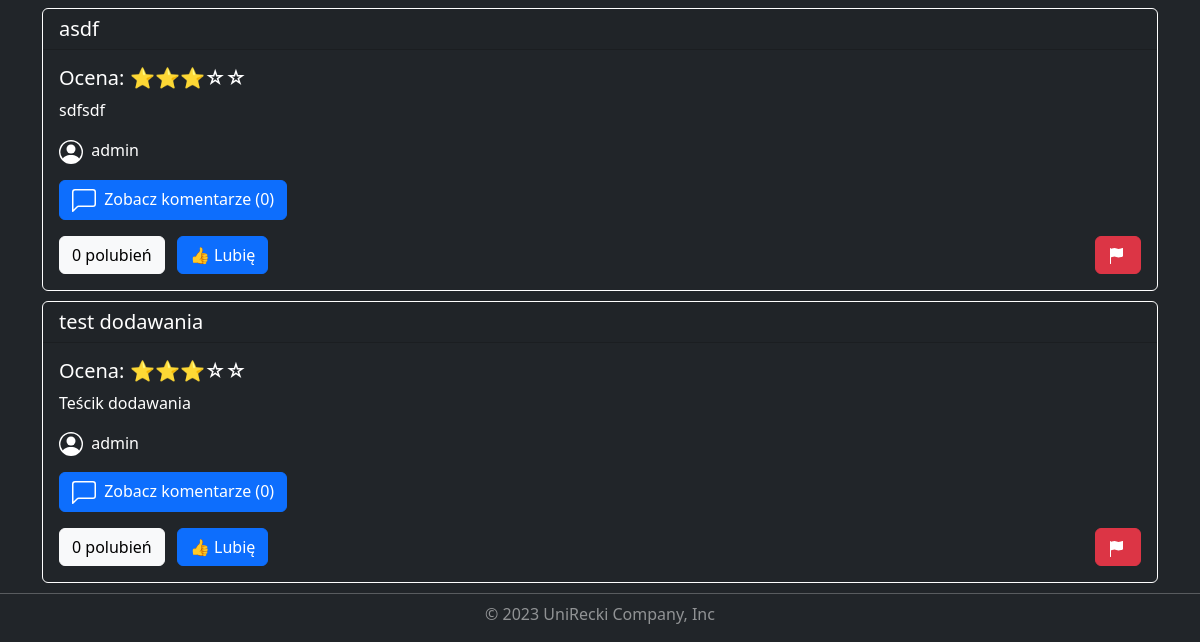
The page /university/2/ (lower part) on the database as committed earlier.
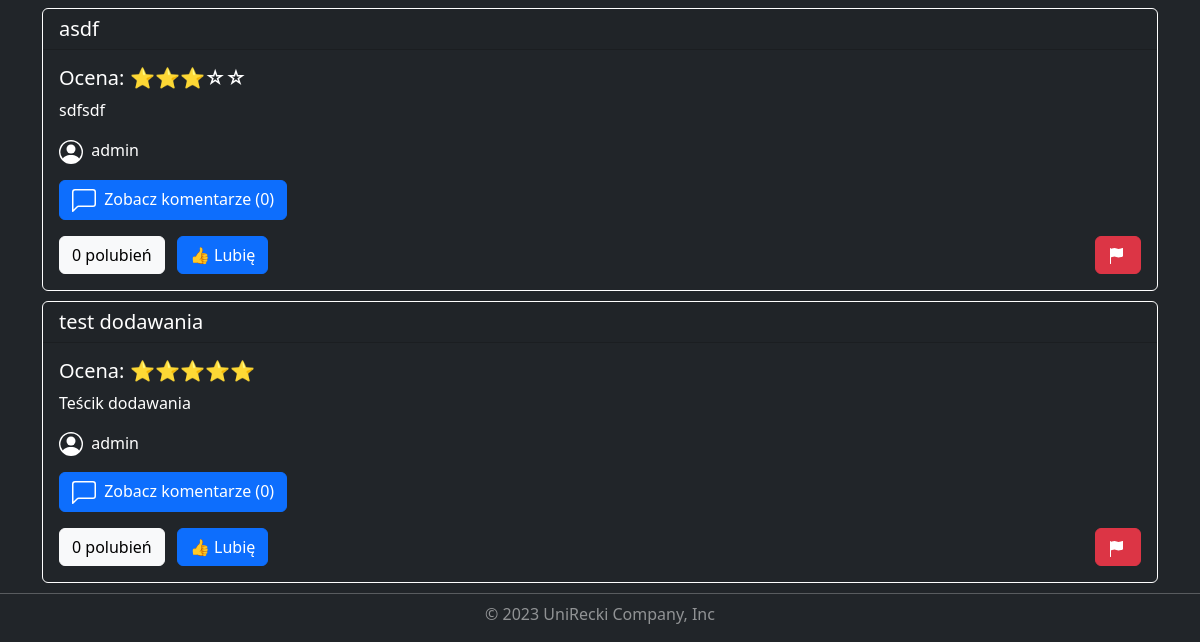
The same page on the database as committed later.
### universities/models.py (models this page shows, shortened)
class Review(models.Model):
    title = models.CharField( max_length=150)
    description = models.CharField( max_length=3000)
    rating = models.IntegerField(validators=[
            MaxValueValidator(5),
            MinValueValidator(1)
        ])
    add_date = models.DateTimeField(default=timezone.now, blank=True)
    university = models.ForeignKey(University, on_delete=models.CASCADE)
    user = models.ForeignKey(User, on_delete=models.CASCADE)
    users_like = models.ManyToManyField(User, related_name='images_liked', blank=True)
    class Meta:
        verbose_name = 'Review'
        verbose_name_plural = 'Reviews'

### universities/views.py (the view)
# urls.py: path('<int:pk>/', views.UniversityDetailView.as_view(), name='university_detail'),
class UniversityDetailView(DetailView):
    model = University
    template_name = 'universities/university_detail.html'
    context_object_name = 'university'
    def get_context_data(self, **kwargs):
        context = super().get_context_data(**kwargs)
        university = self.get_object()
        reviews = university.review_set.all().order_by('-add_date')
        context['reviews'] = reviews
        return context

### universities/templates/universities/university_detail.html (shortened to what this page needs)
{% extends "base.html" %}
{% load static %}
{% block css %}
    <link rel="stylesheet" href="{% static "universities/university_detail.css" %}">
{% endblock css %}
{% block content %}
    <div class="container mt-5">
        {% for review in reviews %}
            <div class="card bg-dark">
                <h5 class="card-header ">{{ review.title }}</h5>
                <div class="card-body">
                    <h5 class="card-title">
                        Ocena:
                        {% if review.rating == 5 %}
                            ⭐⭐⭐⭐⭐
                        {% elif review.rating == 4 %}
                            ⭐⭐⭐⭐☆
                        {% elif review.rating == 3 %}
                            ⭐⭐⭐☆☆
                        {% elif review.rating == 2 %}
                            ⭐⭐☆☆☆
                        {% elif review.rating == 1 %}
                            ⭐☆☆☆☆
                        {% endif %}
                    </h5>
                    <p class="card-text">{{ review.description }}</p>
                    <p class="card-text">
                        {{ review.user.username }}
                    </p>
                    <p class="card-text">
                        <a href="{% url 'review_detail' review.pk %}" class="btn btn-primary">
                        Zobacz komentarze ({{ review.comment_set.count }})</a>
                    </p>
                    <div class="row">
                        <div class="col-6">
                            {% with total_likes=review.users_like.count %}
                                <span class="count-{{ review.id }} btn btn-light me-2">
                                    <span class="total">{{ total_likes }}</span>
                                    polubień
                                </span>
                            {% endwith %}
                            <a href="#"
                               class="like btn btn-primary me-2"
                               data-id="{{ review.id }}"
                               data-action="{% if request.user in review.users_like.all %}un{% endif %}like">
                                {% if request.user not in review.users_like.all %}
                                    👍 Lubię
                                {% else %}
                                    👎 Nie lubię
                                {% endif %}
                            </a>
                        </div>
                        <div class="col-6 d-flex justify-content-end align-items-end">
                            <a href="{% url 'review_report_create' review.pk %}"
                               title="Zgłoś opinię"
                               class="btn btn-danger">
                            </a>
                        </div>
                    </div>
                </div>
            </div>
        {% empty %}
            <p>Brak opinii dla tej uczelni.</p>
        {% endfor %}
    </div>
{% endblock content %}

Rows that differ between the two databases and show on the page:
changed Review "test dodawania": rating "⭐⭐⭐☆☆" → "⭐⭐⭐⭐⭐"
